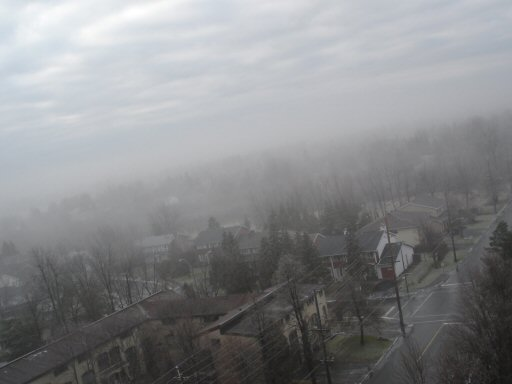
#> input picture data/HazyTown.jpg, 512 x 384 px, found by its file name
$ python example04.py
#> lines starting #> are read from the running program, lines starting #| are printed output that depends on the picture
import cv2 as cv      #opencv를 불러온다.

Path = 'C:/Users/rlatj/Desktop/DL1/data/'  # 현재 상위 폴더의 상위 폴더 아래에 있는 Images 폴더.
Name = 'HazyTown.jpg'       # 이용 할 사진

FullName = Path + Name      #가져올 이미지의 경로
img = cv.imread(FullName)       #이미지 가져오기
#> img is the input picture: shape (384, 512, 3); mean B, G, R 137.5, 135.6, 134.3

assert img is not None, "Failed to load image file.."       #img가 none인지 아닌지 테스트하고 없으면 "Failed to load image file.."출력.

img = img/255       #이미지 정규화.

def onChange(x):        #트랙바 이벤트 처리하는 콜백 함수.
    pass

cv.namedWindow('sigma_stregnth_setting')        #'sigma_stregnth_setting'라는 이름의 윈도우 생성
cv.createTrackbar('sigma', 'sigma_stregnth_setting', 0, 30, onChange)      #트랙바 생성 함수
cv.setTrackbarPos('sigma', 'sigma_stregnth_setting', 13)        #트랙바 초기값 설정
cv.createTrackbar('scale', 'sigma_stregnth_setting', 0, 10, onChange)      #트랙바 생성 함수
cv.setTrackbarPos('scale', 'sigma_stregnth_setting', 2)         #트랙바 초기값 설정

while True:
    sigma_change = cv.getTrackbarPos('sigma', 'sigma_stregnth_setting')     #시그마를 sigma_change라는 변수에 대입
    scale_change = cv.getTrackbarPos('scale', 'sigma_stregnth_setting')     #strength를 scale_change라는 변수에 대입

    if sigma_change!=sigma_change | scale_change!=scale_change:         #초기값과 변경된값이 다를때만 변경이되도록 설정
        k = sigma_change * 6 + 1        #k의 사이즈를 시그마*6+1로 설정
        um = img + scale_change * (img - cv.GaussianBlur(src=img, ksize=(k, k), sigmaX=sigma_change))       #um은 이미지+strength*(이미지-가우시안블러링해준값)해서 언샤프마스킹 실행.
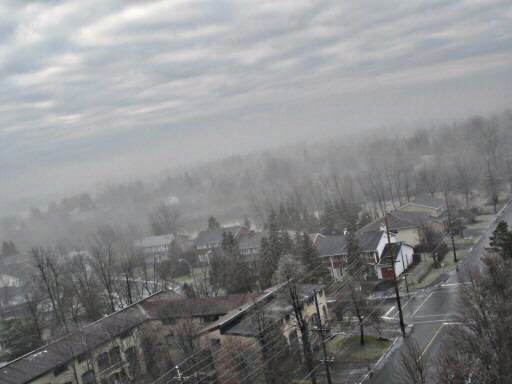
#> um: shape (384, 512, 3) float64; mean B, G, R 0.539, 0.532, 0.527; drawn with min black and max white
        cv.imshow("sigma_stregnth_setting",um)      #언샤프마스킹한 값을 사진으로 출력.

    k = cv.waitKey(1) &0xFF     #waitkey를 27로 주어 esc를 누르면 while문에서 빠져나오게함.
#> (key Esc is pressed here)
    if k == 27:
        break

cv.destroyAllWindows()      #윈도우 종료
exit(0)
#> (the program exits here)
